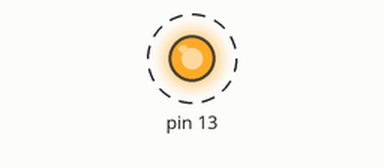
Recording of a sketch running on a simulated Arduino Uno, built with avr-gcc and run on an emulated ATmega328P. Shown: output pins drawn as LEDs (lit = HIGH). Dashed ring = blinking. The modem accepts every AT command (registered, SIM ready, sends succeed) and sends nothing else; what the sketch prints to the serial monitor is not drawn.

Above: at 7.18 s.
Timing chart, 0 to 10.0 s (numbered marks = the images above):
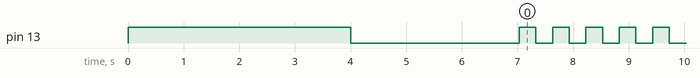

The sketch:

configurarbt_hc06.ino
```cpp
#include <SoftwareSerial.h>

// Define los pines para la comunicación serial con el HC-06
SoftwareSerial blue(2, 3);   // RX, TX

void setup() {
    Serial.begin(9600);   // Configura el monitor serial a 9600 baudios
    blue.begin(9600);     // Configura el puerto serial para el HC-06 a 9600 baudios

    pinMode(13, OUTPUT);
    digitalWrite(13, HIGH); // Enciende el LED 13 durante 4 segundos antes de consultar el Bluetooth
    delay(4000);

    digitalWrite(13, LOW); // Apaga el LED 13 para iniciar la consulta

    // Consulta el nombre del dispositivo
    blue.println("AT+NAME?");
    delay(1000);

    // Consulta la velocidad de baudios
    blue.println("AT+BAUD?");
    delay(1000);

    // Consulta el PIN del dispositivo (algunos módulos HC-06 pueden no responder a este comando)
    blue.println("AT+PIN?");
    delay(1000);
}

void loop() {
    // Leer datos desde el HC-06 y enviarlos al monitor serial
    if (blue.available()) {
        char c = blue.read();
        Serial.print(c); // Imprime datos recibidos del HC-06 en el monitor serial
    }

    // Leer datos desde el monitor serial y enviarlos al HC-06 (en caso de que necesites enviar datos al HC-06)
    if (Serial.available()) {
        char c = Serial.read();
        blue.print(c); // Envia datos recibidos del monitor serial al HC-06
    }

    // Parpadea el LED 13 para indicar que el código está en ejecución
    digitalWrite(13, !digitalRead(13));
    delay(300);
}
```

Measured:
- by itself, pin 13: repeats every 0.60 s: HIGH 0.30 s, LOW 0.30 s
